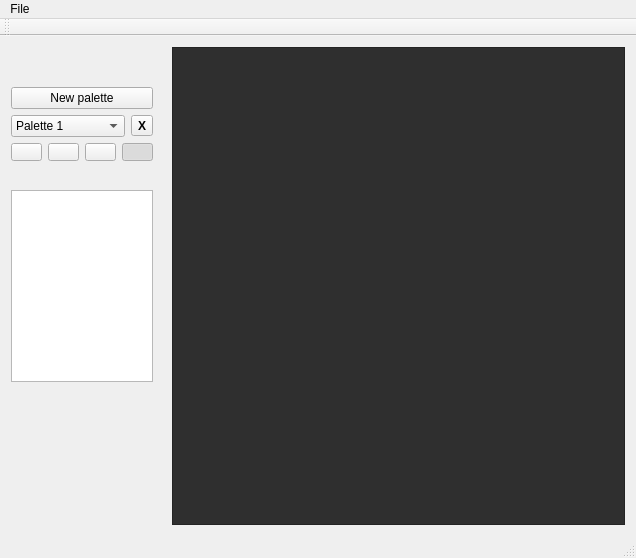
<?xml version="1.0" encoding="UTF-8"?>
<ui version="4.0">
 <class>MainWindow</class>
 <widget class="QMainWindow" name="MainWindow">
  <property name="geometry">
   <rect>
    <x>0</x>
    <y>0</y>
    <width>636</width>
    <height>558</height>
   </rect>
  </property>
  <property name="windowTitle">
   <string>MainWindow</string>
  </property>
  <property name="styleSheet">
   <string notr="true"/>
  </property>
  <widget class="QWidget" name="centralWidget">
   <layout class="QGridLayout" name="gridLayout">
    <item row="0" column="3">
     <widget class="QGraphicsView" name="editedTilesView">
      <property name="styleSheet">
       <string notr="true">background-color: rgb(47,47,47);</string>
      </property>
     </widget>
    </item>
    <item row="0" column="0">
     <layout class="QVBoxLayout" name="verticalLayout_4">
      <property name="sizeConstraint">
       <enum>QLayout::SetFixedSize</enum>
      </property>
      <item>
       <spacer name="verticalSpacer_2">
        <property name="orientation">
         <enum>Qt::Vertical</enum>
        </property>
        <property name="sizeType">
         <enum>QSizePolicy::Maximum</enum>
        </property>
        <property name="sizeHint" stdset="0">
         <size>
          <width>20</width>
          <height>40</height>
         </size>
        </property>
       </spacer>
      </item>
      <item>
       <widget class="QPushButton" name="newPaletteBtn">
        <property name="text">
         <string>New palette</string>
        </property>
       </widget>
      </item>
      <item>
       <layout class="QHBoxLayout" name="horizontalLayout">
        <item>
         <widget class="QComboBox" name="paletteCombobox">
          <property name="styleSheet">
           <string notr="true"/>
          </property>
          <item>
           <property name="text">
            <string>Palette 1</string>
           </property>
          </item>
          <item>
           <property name="text">
            <string>Palette 2</string>
           </property>
          </item>
          <item>
           <property name="text">
            <string>Palette 3</string>
           </property>
          </item>
          <item>
           <property name="text">
            <string>Palette 4</string>
           </property>
          </item>
          <item>
           <property name="text">
            <string>Palette 5</string>
           </property>
          </item>
          <item>
           <property name="text">
            <string>Palette 6</string>
           </property>
          </item>
          <item>
           <property name="text">
            <string>Palette 7</string>
           </property>
          </item>
          <item>
           <property name="text">
            <string>Palette 8</string>
           </property>
          </item>
         </widget>
        </item>
        <item>
         <widget class="QToolButton" name="delPaletteBtn">
          <property name="font">
           <font>
            <weight>75</weight>
            <bold>true</bold>
           </font>
          </property>
          <property name="text">
           <string>X</string>
          </property>
         </widget>
        </item>
       </layout>
      </item>
      <item>
       <layout class="QHBoxLayout" name="horizontalLayout_2">
        <item>
         <widget class="QPushButton" name="palColor0">
          <property name="sizePolicy">
           <sizepolicy hsizetype="Minimum" vsizetype="Minimum">
            <horstretch>0</horstretch>
            <verstretch>0</verstretch>
           </sizepolicy>
          </property>
          <property name="font">
           <font>
            <pointsize>6</pointsize>
            <weight>75</weight>
            <bold>true</bold>
           </font>
          </property>
          <property name="cursor">
           <cursorShape>ArrowCursor</cursorShape>
          </property>
          <property name="text">
           <string/>
          </property>
          <property name="checkable">
           <bool>true</bool>
          </property>
          <property name="flat">
           <bool>false</bool>
          </property>
         </widget>
        </item>
        <item>
         <widget class="QPushButton" name="palColor1">
          <property name="sizePolicy">
           <sizepolicy hsizetype="Minimum" vsizetype="Minimum">
            <horstretch>0</horstretch>
            <verstretch>0</verstretch>
           </sizepolicy>
          </property>
          <property name="font">
           <font>
            <pointsize>6</pointsize>
            <weight>75</weight>
            <bold>true</bold>
           </font>
          </property>
          <property name="cursor">
           <cursorShape>ArrowCursor</cursorShape>
          </property>
          <property name="text">
           <string/>
          </property>
          <property name="checkable">
           <bool>true</bool>
          </property>
          <property name="flat">
           <bool>false</bool>
          </property>
         </widget>
        </item>
        <item>
         <widget class="QPushButton" name="palColor2">
          <property name="sizePolicy">
           <sizepolicy hsizetype="Minimum" vsizetype="Minimum">
            <horstretch>0</horstretch>
            <verstretch>0</verstretch>
           </sizepolicy>
          </property>
          <property name="font">
           <font>
            <pointsize>6</pointsize>
            <weight>75</weight>
            <bold>true</bold>
           </font>
          </property>
          <property name="cursor">
           <cursorShape>ArrowCursor</cursorShape>
          </property>
          <property name="text">
           <string/>
          </property>
          <property name="checkable">
           <bool>true</bool>
          </property>
          <property name="flat">
           <bool>false</bool>
          </property>
         </widget>
        </item>
        <item>
         <widget class="QPushButton" name="palColor3">
          <property name="sizePolicy">
           <sizepolicy hsizetype="Minimum" vsizetype="Minimum">
            <horstretch>0</horstretch>
            <verstretch>0</verstretch>
           </sizepolicy>
          </property>
          <property name="font">
           <font>
            <pointsize>6</pointsize>
            <weight>75</weight>
            <bold>true</bold>
           </font>
          </property>
          <property name="cursor">
           <cursorShape>ArrowCursor</cursorShape>
          </property>
          <property name="text">
           <string/>
          </property>
          <property name="checkable">
           <bool>true</bool>
          </property>
          <property name="checked">
           <bool>true</bool>
          </property>
          <property name="flat">
           <bool>false</bool>
          </property>
         </widget>
        </item>
       </layout>
      </item>
      <item>
       <widget class="QLabel" name="currentColorRgbLabel">
        <property name="font">
         <font>
          <pointsize>11</pointsize>
         </font>
        </property>
        <property name="text">
         <string/>
        </property>
       </widget>
      </item>
      <item>
       <widget class="QGraphicsView" name="paletteView">
        <property name="sizePolicy">
         <sizepolicy hsizetype="Ignored" vsizetype="Expanding">
          <horstretch>0</horstretch>
          <verstretch>0</verstretch>
         </sizepolicy>
        </property>
       </widget>
      </item>
      <item>
       <spacer name="verticalSpacer">
        <property name="orientation">
         <enum>Qt::Vertical</enum>
        </property>
        <property name="sizeType">
         <enum>QSizePolicy::MinimumExpanding</enum>
        </property>
        <property name="sizeHint" stdset="0">
         <size>
          <width>20</width>
          <height>10</height>
         </size>
        </property>
       </spacer>
      </item>
     </layout>
    </item>
    <item row="0" column="2">
     <spacer name="horizontalSpacer">
      <property name="orientation">
       <enum>Qt::Horizontal</enum>
      </property>
      <property name="sizeType">
       <enum>QSizePolicy::Fixed</enum>
      </property>
      <property name="sizeHint" stdset="0">
       <size>
        <width>13</width>
        <height>20</height>
       </size>
      </property>
     </spacer>
    </item>
   </layout>
  </widget>
  <widget class="QMenuBar" name="menuBar">
   <property name="geometry">
    <rect>
     <x>0</x>
     <y>0</y>
     <width>636</width>
     <height>21</height>
    </rect>
   </property>
   <widget class="QMenu" name="menuFile">
    <property name="title">
     <string>File</string>
    </property>
    <addaction name="actionOpen"/>
    <addaction name="actionSave_ROM"/>
    <addaction name="actionNew_Tileset"/>
   </widget>
   <addaction name="menuFile"/>
  </widget>
  <widget class="QToolBar" name="mainToolBar">
   <attribute name="toolBarArea">
    <enum>TopToolBarArea</enum>
   </attribute>
   <attribute name="toolBarBreak">
    <bool>false</bool>
   </attribute>
  </widget>
  <widget class="QStatusBar" name="statusBar"/>
  <action name="actionOpen">
   <property name="text">
    <string>Open ...</string>
   </property>
  </action>
  <action name="actionSave_ROM">
   <property name="text">
    <string>Save ROM</string>
   </property>
  </action>
  <action name="actionNew_Tileset">
   <property name="text">
    <string>New Tileset</string>
   </property>
  </action>
 </widget>
 <layoutdefault spacing="6" margin="11"/>
 <resources/>
 <connections/>
</ui>
